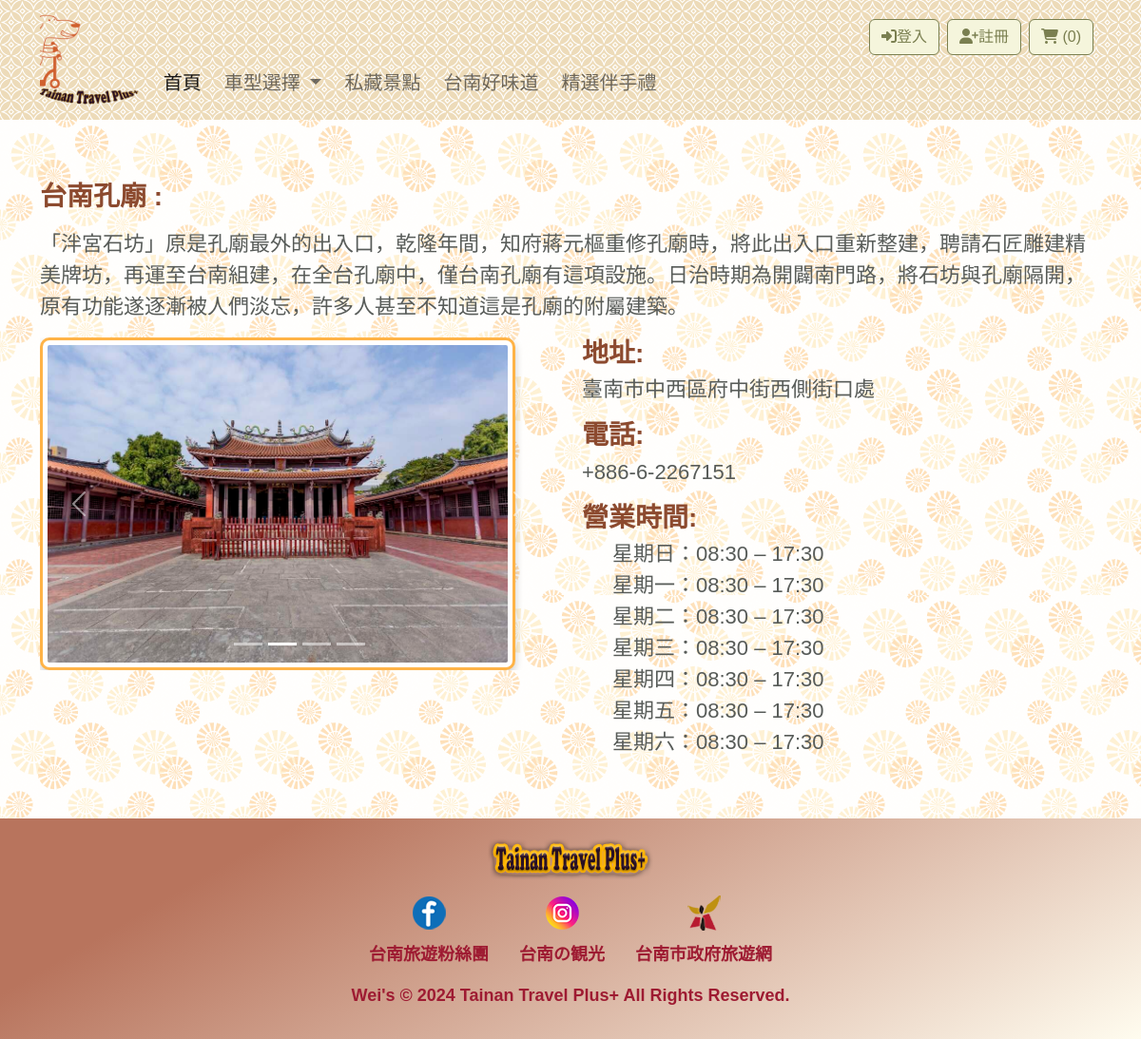
/attractions_detail.php?attrDtl=a02, run on the app's committed database.
### tables this page shows
CREATE TABLE `attractions` (
  `attractions_id` varchar(20) NOT NULL,
  `attractions_name` varchar(255) NOT NULL COMMENT '景點名稱',
  `attractions_content` varchar(1000) NOT NULL COMMENT '景點介紹',
  `attractions_images` varchar(255) NOT NULL COMMENT '景點圖片',
  `attractions_add` varchar(255) NOT NULL COMMENT '景點地址',
  `attractions_tel` varchar(255) NOT NULL COMMENT '景點電話',
  `attractions_optime` varchar(255) NOT NULL COMMENT '景點營業時間',
  `attractions_created_time` timestamp NOT NULL DEFAULT current_timestamp() COMMENT '建檔時間'
);

### attractions_detail.php (the view, shortened to what this page needs)
<?php
include_once('database_open.php');
$attrDtl = $_GET['attrDtl'];
$sql = "SELECT * FROM attractions WHERE attractions_id = '$attrDtl'";
$result = mysqli_query($conn, $sql);
if (mysqli_num_rows($result) > 0) {
    $row = mysqli_fetch_assoc($result);
    $images = explode(",", $row['attractions_images']);
} else {
    echo '<p>找不到該景點的資料。</p>';
    exit;
}
?>
<?php include_once('header.php'); ?>
<section id="attr_d01" class="py-5">
    <div class="container">
        <div class="inf_content my-3">
            <h4 class="inf_title"><?= $row['attractions_name'] . " : " ?></h4>
            <p class="inf_description mt-3" ><?= $row['attractions_content'] ?></p>
        </div>
        <div class="row">
            <div class="col-md-6">
                <div id="carouselExampleIndicators" class="carousel slide" data-bs-ride="carousel" data-bs-interval="2000" data-bs-pause="false">
                    <div class="carousel-indicators">
                        <?php
                        foreach ($images as $index => $image) {
                            echo '<button type="button" data-bs-target="#carouselExampleIndicators" data-bs-slide-to="' . $index . '" class="' . ($index == 0 ? 'active' : '') . '" aria-label="Slide ' . ($index + 1) . '"></button>';
                        }
                        ?>
                    </div>
                    <div class="carousel-inner">
                        <?php
                        foreach ($images as $index => $image) {
                            echo '<div class="carousel-item ' . ($index == 0 ? 'active' : '') . '">
                                    <img src="./images/Attractions/' . $image . '" class="d-block  detail_img" alt="">
                                  </div>';
                        }
                        ?>
                    </div>
                    <button class="carousel-control-prev" type="button" data-bs-target="#carouselExampleIndicators" data-bs-slide="prev">
                        <span class="carousel-control-prev-icon" aria-hidden="true"></span>
                    </button>
                    <button class="carousel-control-next" type="button" data-bs-target="#carouselExampleIndicators" data-bs-slide="next">
                        <span class="carousel-control-next-icon" aria-hidden="true"></span>
                    </button>
                </div>
            </div>
            <div class="col-md-6">
                <div class="inf_content">
                    <h4 class="inf_title">地址:</h4>
                    <span class="inf_description"><?= $row['attractions_add'] ?></span>
                </div>
                <div class="inf_content">
                    <h4 class="inf_title">電話:</h4>
                    <span class="inf_description"><?= $row['attractions_tel'] ?></span>
                </div>
                <div class="inf_content">
                    <h4 class="inf_title">營業時間:</h4>
                    <ul class="inf_description">
                        <?php
                        $optimeArray = preg_split('/\r\n|\r|\n/', $row['attractions_optime']);
                        foreach ($optimeArray as $time) {
                            echo "<li>" . ($time) . "</li>";
                        }
                        ?>
                    </ul>
                </div>
            </div>
        </div>
    </div>
</section>
<?php include_once('footer.php'); ?>

### css/tainan_color.css (style rules this page uses)
:root { --color01: #B5523A; --color02: #C6A664; --color03: #585C59; --color04: #F4A261; --color05: #8C4A2F; --color06: #FFF9E7; --color07: #95C8D8; --color08: #77A873; --color09: #FFB347; --color10: #A37BA7; --color11: #D94E3D; --color12: #36558F; --color13: #D07C66; --color14: #DCC88A; --color15: #8A8C89; --color16: #F7C09E; --color17: #B8745D; --color18: #FFFCEF; --color19: #B6DEE8; --color20: #A1C3A0; --color21: #FFD1A3; --color22: #C9A5C9; --color23: #F28D82; --color24: #5E78A5; --color25: #D9654F; --color26: #D7B97B; --color27: #3B4C3B; --color28: #C9A14D; --color29: #9E1B32; --color30: #7A7F50; --color31: #FBBF24; --color32: #1E3A8A; --color33: #F97316; --color34: #FFFFFF; --color35: #E0F2FE; --color36: #F5F5DC; }

### style.css (style rules this page uses)
body, html { margin: 0; padding: 0; height: 100%; display: flex; flex-direction: column; font-family: 'OpenHunInn', 'GenWan', sans-serif; }
.detail_img { border: 3px solid var(--color09); border-radius: 10px; padding: 5px; box-shadow: 0 4px 8px rgba(0, 0, 0, 0.2); width: 500px; max-width: 100%; height: 350px; display: flex; justify-content: center; align-items: center; background-color: #fff; }
.inf_content { margin-bottom: 15px; }
.inf_title { font-size: 28px; font-weight: bolder; color: var(--color05); margin-bottom: 5px; }
.inf_description { font-size: 22px; color: var(--color03); list-style-type: none; }

### data on the page
attractions: attractions_name "台南孔廟", attractions_content "「泮宮石坊」原是孔廟最外的出入口，乾隆年間，知府蔣元樞重修孔廟時，將此出入口重新整建，聘請石匠雕建精美牌坊，再運至台南組建，在全台孔廟中，僅台南孔廟有這項設施。日治時期為開闢南門路，將石坊與孔廟隔開，原有功能遂逐漸被人們淡忘，許多人甚至不知道這是孔廟的附屬建築。", attractions_add "臺南市中西區府中街西側街口處", attractions_tel "+886-6-2267151", attractions_optime "星期日：08:30 – 17:30", attractions_optime "星期一：08:30 – 17:30", attractions_optime "星期二：08:30 – 17:30", attractions_optime "星期三：08:30 – 17:30", attractions_optime "星期四：08:30 – 17:30", attractions_optime "星期五：08:30 – 17:30", attractions_optime "星期六：08:30 – 17:30"

### other printed values
$count "0"
